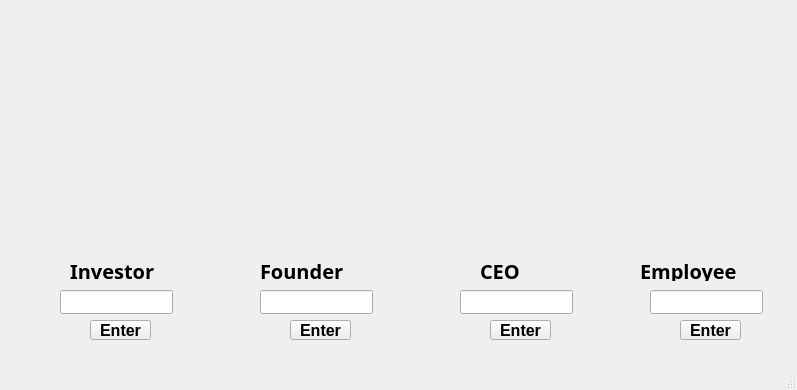
<?xml version="1.0" encoding="UTF-8"?>
<ui version="4.0">
 <class>joinpart</class>
 <widget class="QMainWindow" name="joinpart">
  <property name="geometry">
   <rect>
    <x>0</x>
    <y>0</y>
    <width>797</width>
    <height>390</height>
   </rect>
  </property>
  <property name="windowTitle">
   <string>MainWindow</string>
  </property>
  <property name="styleSheet">
   <string notr="true">background: qlineargradient(x1:0, y1:0, x2:1, y2:1, 
                     stop:0 #C7FFC7, stop:1 #B5FFB5);
background-image: url(:/Game (3).png);
background-repeat: no-repeat;
 background-position: center;</string>
  </property>
  <widget class="QWidget" name="centralwidget">
   <widget class="QLineEdit" name="lineEdit">
    <property name="geometry">
     <rect>
      <x>60</x>
      <y>290</y>
      <width>113</width>
      <height>24</height>
     </rect>
    </property>
    <property name="echoMode">
     <enum>QLineEdit::Password</enum>
    </property>
   </widget>
   <widget class="QLineEdit" name="lineEdit_2">
    <property name="geometry">
     <rect>
      <x>260</x>
      <y>290</y>
      <width>113</width>
      <height>24</height>
     </rect>
    </property>
    <property name="echoMode">
     <enum>QLineEdit::Password</enum>
    </property>
   </widget>
   <widget class="QLineEdit" name="lineEdit_3">
    <property name="geometry">
     <rect>
      <x>460</x>
      <y>290</y>
      <width>113</width>
      <height>24</height>
     </rect>
    </property>
    <property name="echoMode">
     <enum>QLineEdit::Password</enum>
    </property>
   </widget>
   <widget class="QLineEdit" name="lineEdit_4">
    <property name="geometry">
     <rect>
      <x>650</x>
      <y>290</y>
      <width>113</width>
      <height>24</height>
     </rect>
    </property>
    <property name="echoMode">
     <enum>QLineEdit::Password</enum>
    </property>
   </widget>
   <widget class="QLabel" name="label">
    <property name="geometry">
     <rect>
      <x>70</x>
      <y>260</y>
      <width>111</width>
      <height>21</height>
     </rect>
    </property>
    <property name="font">
     <font>
      <family>Source Sans Pro</family>
      <pointsize>15</pointsize>
      <italic>false</italic>
      <bold>true</bold>
     </font>
    </property>
    <property name="text">
     <string>Investor</string>
    </property>
   </widget>
   <widget class="QLabel" name="label_2">
    <property name="geometry">
     <rect>
      <x>260</x>
      <y>260</y>
      <width>101</width>
      <height>21</height>
     </rect>
    </property>
    <property name="font">
     <font>
      <family>Source Sans Pro</family>
      <pointsize>15</pointsize>
      <italic>false</italic>
      <bold>true</bold>
     </font>
    </property>
    <property name="text">
     <string>Founder</string>
    </property>
   </widget>
   <widget class="QLabel" name="label_3">
    <property name="geometry">
     <rect>
      <x>480</x>
      <y>260</y>
      <width>71</width>
      <height>21</height>
     </rect>
    </property>
    <property name="font">
     <font>
      <family>Source Sans Pro</family>
      <pointsize>15</pointsize>
      <italic>false</italic>
      <bold>true</bold>
     </font>
    </property>
    <property name="text">
     <string>CEO</string>
    </property>
   </widget>
   <widget class="QLabel" name="label_4">
    <property name="geometry">
     <rect>
      <x>640</x>
      <y>260</y>
      <width>121</width>
      <height>21</height>
     </rect>
    </property>
    <property name="font">
     <font>
      <family>Source Sans Pro</family>
      <pointsize>15</pointsize>
      <italic>false</italic>
      <bold>true</bold>
     </font>
    </property>
    <property name="text">
     <string>Employee</string>
    </property>
   </widget>
   <widget class="QPushButton" name="pushButton">
    <property name="geometry">
     <rect>
      <x>90</x>
      <y>320</y>
      <width>61</width>
      <height>20</height>
     </rect>
    </property>
    <property name="font">
     <font>
      <pointsize>12</pointsize>
      <bold>true</bold>
     </font>
    </property>
    <property name="text">
     <string>Enter</string>
    </property>
   </widget>
   <widget class="QPushButton" name="pushButton_2">
    <property name="geometry">
     <rect>
      <x>290</x>
      <y>320</y>
      <width>61</width>
      <height>20</height>
     </rect>
    </property>
    <property name="font">
     <font>
      <pointsize>12</pointsize>
      <bold>true</bold>
     </font>
    </property>
    <property name="text">
     <string>Enter</string>
    </property>
   </widget>
   <widget class="QPushButton" name="pushButton_3">
    <property name="geometry">
     <rect>
      <x>490</x>
      <y>320</y>
      <width>61</width>
      <height>20</height>
     </rect>
    </property>
    <property name="font">
     <font>
      <pointsize>12</pointsize>
      <bold>true</bold>
     </font>
    </property>
    <property name="text">
     <string>Enter</string>
    </property>
   </widget>
   <widget class="QPushButton" name="pushButton_4">
    <property name="geometry">
     <rect>
      <x>680</x>
      <y>320</y>
      <width>61</width>
      <height>20</height>
     </rect>
    </property>
    <property name="font">
     <font>
      <pointsize>12</pointsize>
      <bold>true</bold>
     </font>
    </property>
    <property name="text">
     <string>Enter</string>
    </property>
   </widget>
  </widget>
  <widget class="QMenuBar" name="menubar">
   <property name="geometry">
    <rect>
     <x>0</x>
     <y>0</y>
     <width>797</width>
     <height>26</height>
    </rect>
   </property>
  </widget>
  <widget class="QStatusBar" name="statusbar"/>
 </widget>
 <resources/>
 <connections/>
</ui>
